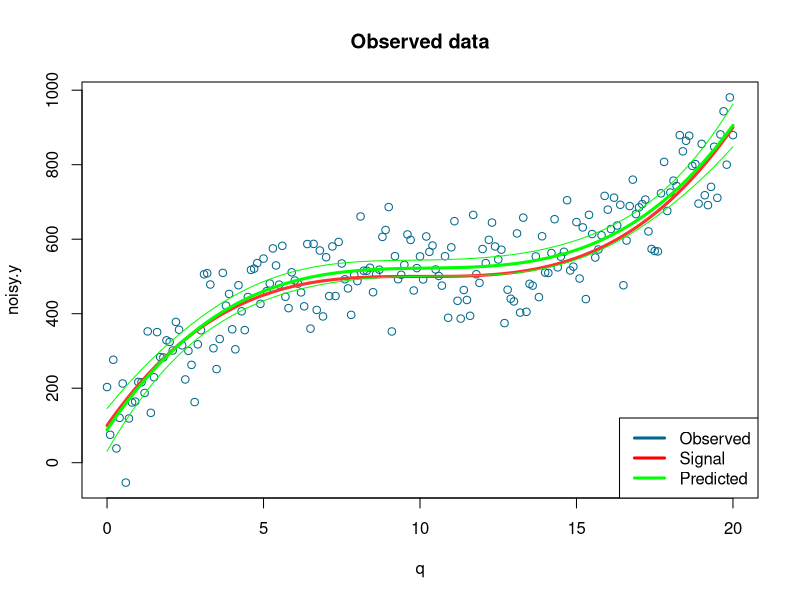

Source code (R):
# http://datascienceplus.com/fitting-polynomial-regression-r/

set.seed(20)

q <- seq(from=0, to=20, by=0.1)
y <- 500 + 0.4 * (q-10)^3
noise <- rnorm(length(q), mean=10, sd=80)
noisy.y <- y + noise
plot(q, noisy.y, col="deepskyblue4", xlab="q", main="Observed data")
lines(q, y, col="firebrick1", lwd=3)

# Cubic fit
model <- lm(noisy.y ~ poly(q, 3))

model.summary <- summary(model)
model.confint <- confint(model, level=0.95)

print("MODEL SUMMARY:")
print(model.summary)

print("CONFIDENCE INTERVALS FOR MODEL PARAMS:")
print(model.confint)

# This shows that the residuals are independent of the fitted model.
# Note that there's more density around x=500 since there are a lot of data
# points there.
#dev.new()
#plot(fitted(model), residuals(model))

predicted.intervals <-
  predict(model, data.frame(x=q), interval="confidence", level=0.99)

# Add the fit, along with upper and lower bounds
lines(q, predicted.intervals[,1], col="green", lwd=3) # fit
lines(q, predicted.intervals[,2], col="green", lwd=1) # lower bound
lines(q, predicted.intervals[,3], col="green", lwd=1) # upper bound

legend("bottomright", c("Observed", "Signal", "Predicted"),
  col=c("deepskyblue4", "red", "green"), lwd=3)
